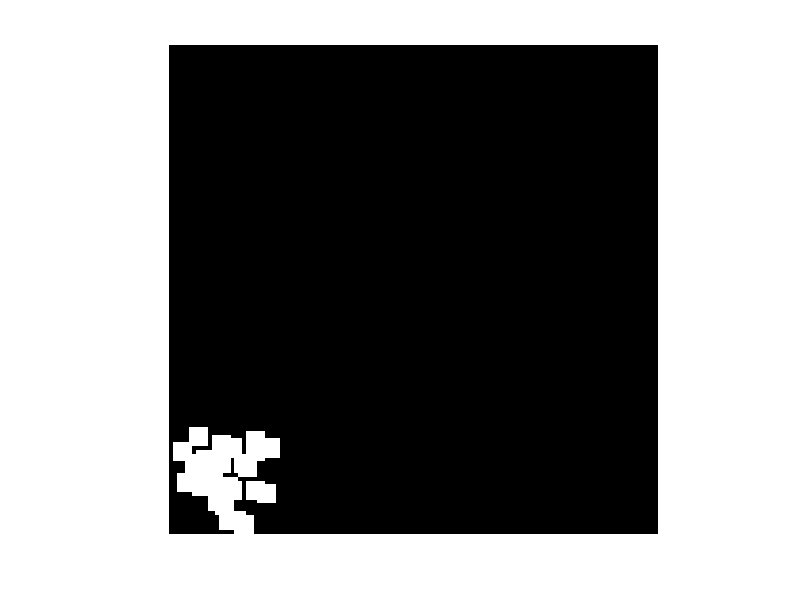

Write MATLAB code to recreate this figure. (Note: this script raises an error after producing the figure.)
%%TODO: Size of white squares as a parameter. 
%%Randomize the locations of the white cells -> number, locations, fill
%%ratio.
%%Possibily port this into python supervisor -> into AWS.
%%3d Projection -> mapping to a 3D surface. 

saveFile = 1;
picDim = 128;
image = zeros(picDim:picDim); %Webots does not like it when image dim is not ^2
transltionDim = 1.0 / picDim; %Mapping to webots.
sqSize = 5;
picArea = picDim*picDim;
sqArea = sqSize*sqSize;

fillRatio = 0.05; 
fillCount = ceil((fillRatio * picArea) / sqArea);
a = 1;
b = 25;
startArrayY = zeros(1, fillCount);
startArrayX = zeros(1, fillCount);
possibleX = 1:sqSize:picDim;
possibleY = 1:sqSize:picDim;
i = 1;
while i <= fillCount
    rY = round(a + (b-a)*rand(1));
    rX = round(a + (b-a)*rand(1));
    startArrayX(i) = round(rX);
    startArrayY(i) = round(rY);
    i = i + 1;
end
result = [transpose(startArrayX), transpose(startArrayY)];

for k = 1:max(size((startArrayX)))
    for i = startArrayY(k):startArrayY(k)+sqSize-1
        for j = startArrayX(k):startArrayX(k)+sqSize-1
            image(i,j) = 255;
        end
    end
end
image = flip(image,1); %Flip such that the coords are easier to understand in Webots
figure, imshow(image);
if saveFile
    imwrite(image,'test.png');
    writematrix(result, 'box.csv');
end